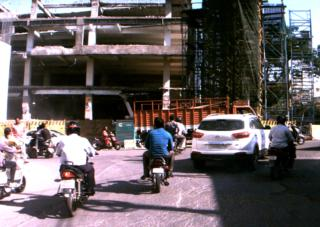
#> input picture 024541_image.jpg, 320 x 227 px
$ python main_classic.py
#> lines starting #> are read from the running program, lines starting #| are printed output that depends on the picture
# -*- coding: utf-8 -*-
"""
Created on Fri May 28 20:29:59 2021

@author: 孔湘涵
"""

import numpy as np
import cv2
import matplotlib.pyplot as plt
import function
import sklearn
import sklearn.metrics
# =============================================================================
# Data preprocessing
# =============================================================================
img =cv2.imread('024541_image.jpg')
#> img is the input picture: shape (227, 320, 3); mean B, G, R 94.7, 93.1, 101.2
#img = cv2.imread('092468_image.jpg')
img = cv2.cvtColor(img,cv2.COLOR_BGR2RGB)
img = cv2.resize(img,(150,100))
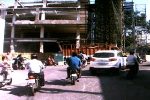
#> img: shape (100, 150, 3); mean R, G, B 101.1, 93.1, 94.7

img1 = cv2.cvtColor(img,cv2.COLOR_RGB2GRAY)
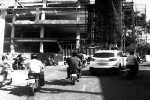
#> img1: shape (100, 150); min 0, max 255, mean 95.7
plt.figure()
plt.imshow((img),cmap='gray')

row,col = img1.shape
#> row = 100; col = 150
data = img1.reshape((-1))
#> data = 15000 values, max 255 at index 1799, min 0 at index 6656, mean 95.66

# =============================================================================
# Perform classic spectral clustering on grey scale and shrinking image
# =============================================================================
#U = function.spectral_cluster_slow(data)
#> (the run stopped early here; a loop or call above may not have finished)

$ run again, with 092468_image.jpg copied over 024541_image.jpg
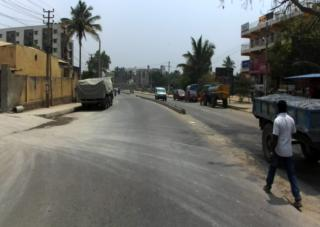
#> input picture 092468_image.jpg, 320 x 227 px
#> img is the input picture: shape (227, 320, 3); mean B, G, R 108.9, 112.1, 110.9
#> `img = cv2.resize(img,(150,100))`:
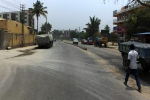
#> img: shape (100, 150, 3); mean R, G, B 110.8, 112, 108.7
#> `img1 = cv2.cvtColor(img,cv2.COLOR_RGB2GRAY)`:
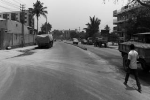
#> img1: shape (100, 150); min 0, max 239, mean 111.3
#> data = 15000 values, max 239 at index 107, min 0 at index 6149, mean 111.3
